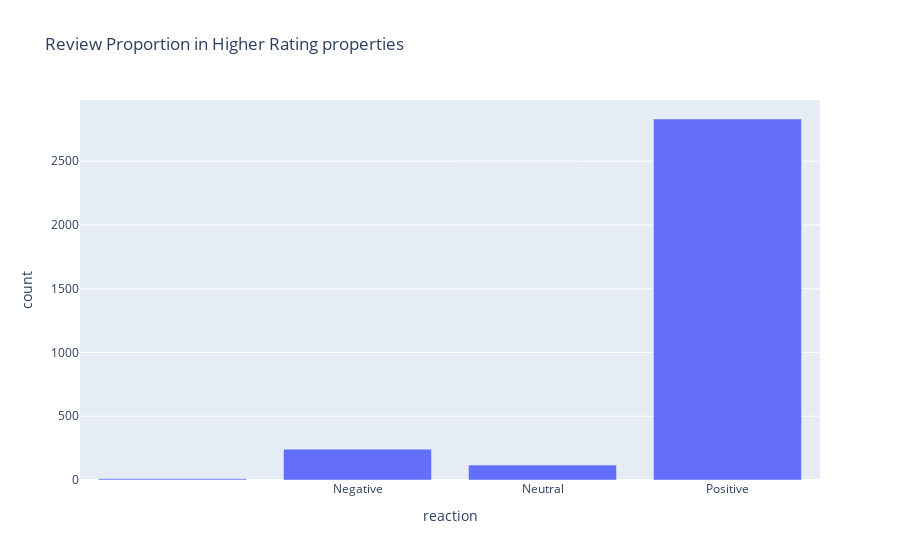

The notebook cell saved with this chart:
### Code cell
label_df_high = label_df[label_df["rating_group"] == "Higher rating"]
fig = px.bar(label_df_high, x="reaction", y="count", title="Review Proportion in Higher Rating properties")
fig.show()

### Figure 1 — Plotly figure (JSON) as saved in the notebook; plotly's stock layout.template omitted (floating-point values rounded to 4 significant figures)
{"data": [{"alignmentgroup": "True", "hovertemplate": "reaction=%{x}<br>count=%{y}<extra></extra>", "legendgroup": "", "marker": {"color": "#636efa", "pattern": {"shape": ""}}, "name": "", "offsetgroup": "", "orientation": "v", "showlegend": false, "textposition": "auto", "type": "bar", "x": ["", "Negative", "Neutral", "Positive"], "xaxis": "x", "y": [9, 242, 117, 2831], "yaxis": "y"}], "layout": {"barmode": "relative", "legend": {"tracegroupgap": 0}, "title": {"text": "Review Proportion in Higher Rating properties"}, "xaxis": {"anchor": "y", "domain": [0, 1], "title": {"text": "reaction"}}, "yaxis": {"anchor": "x", "domain": [0, 1], "title": {"text": "count"}}}}
